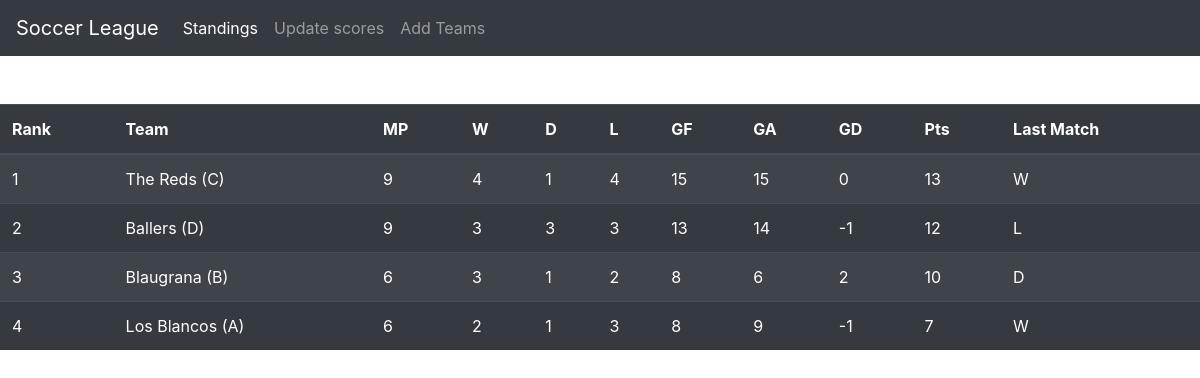
The page / on the database its author committed.
### tables this page shows
CREATE TABLE `teams` (
  `id` int(11) NOT NULL,
  `team_name` varchar(25) NOT NULL,
  `matches_played` int(10) DEFAULT 0,
  `won` int(10) DEFAULT 0,
  `drawn` int(10) DEFAULT 0,
  `lost` int(10) DEFAULT 0,
  `goals_for` int(100) DEFAULT 0,
  `goals_against` int(100) DEFAULT 0,
  `goal_difference` int(100) DEFAULT 0,
  `points` int(100) DEFAULT 0,
  `last_match` varchar(10) DEFAULT '0'
);

### php/operations.php (called while the page is built, shortened)
<?php
function retrieveData(){
    $sql = "SELECT * from teams
            ORDER BY points DESC, goal_difference DESC, team_name ASC";
    $result = mysqli_query($GLOBALS['con'],$sql);
    if(mysqli_num_rows($result)>0){
        return $result;
    }
}

### index.php (the view, shortened to what this page needs)
<?php
  require_once("php/operations.php");
?>
<!DOCTYPE html>
<html lang="en">
<head>
    <link rel="stylesheet" href="https://stackpath.bootstrapcdn.com/bootstrap/4.5.0/css/bootstrap.min.css"
>
    <link rel="stylesheet" href="style.css">
</head>
<body>
<nav class="navbar navbar-expand-lg navbar-dark bg-dark">
  <a class="navbar-brand" href="#">Soccer League</a>
  <div class="collapse navbar-collapse" id="navbarNav">
    <ul class="navbar-nav">
      <li class="nav-item active">
        <a class="nav-link" href="index.php">Standings</span></a>
      </li>
      <li class="nav-item">
        <a class="nav-link" href="update-scores.php">Update scores</a>
      </li>
      <li class="nav-item">
        <a class="nav-link" href="add-teams.php">Add Teams</span></a>
      </li>
    </ul>
  </div>
</nav>
<div class="d-flex table-data pt-5">
        <table class="table table-striped table-dark">
            <thead class="thead-dark">
                <tr>
                    <th>Rank</th>
                    <th>Team</th>
                    <th>MP</th>
                    <th>W</th>
                    <th>D</th>
                    <th>L</th>
                    <th>GF</th>
                    <th>GA</th>
                    <th>GD</th>
                    <th>Pts</th>
                    <th>Last Match</th>
                </tr>
                </thead>
                <tbody id="tbody">
                <?php
                        $result = retrieveData();
                        if($result){
                          $rank = 1;
                            while($rank<=20 && $row = mysqli_fetch_assoc($result)){
                                echo "<tr>";
                                    echo "<td>" .$rank. "</td>";
                                    $rank++;
                                    echo "<td>" .$row['team_name']. "</td>";
                                    echo "<td>" .$row['matches_played']. "</td>";
                                    echo "<td>" .$row['won']. "</td>";
                                    echo "<td>" .$row['drawn']. "</td>";
                                    echo "<td>" .$row['lost']. "</td>";
                                    echo "<td>" .$row['goals_for']. "</td>";
                                    echo "<td>" .$row['goals_against']. "</td>";
                                    echo "<td>" .$row['goal_difference']. "</td>";
                                    echo "<td>" .$row['points']. "</td>";
                                    echo "<td>" .$row['last_match']. "</td>";
                                echo "</tr>";
                                }
                                ?>
                            <?php
                        }
                ?>
            </tbody>
          </table>
        </div>
</body>
</html>

### style.css (style rules this page uses)
.navbar { width: 100%; }

### rows shown on the page
teams: team_name "The Reds (C)", matches_played "9", won "4", drawn "1", lost "4", goals_for "15", goals_against "15", goal_difference "0", points "13", last_match "W"
teams: team_name "Ballers (D)", matches_played "9", won "3", drawn "3", lost "3", goals_for "13", goals_against "14", goal_difference "-1", points "12", last_match "L"
teams: team_name "Blaugrana (B)", matches_played "6", won "3", drawn "1", lost "2", goals_for "8", goals_against "6", goal_difference "2", points "10", last_match "D"
teams: team_name "Los Blancos (A)", matches_played "6", won "2", drawn "1", lost "3", goals_for "8", goals_against "9", goal_difference "-1", points "7", last_match "W"
